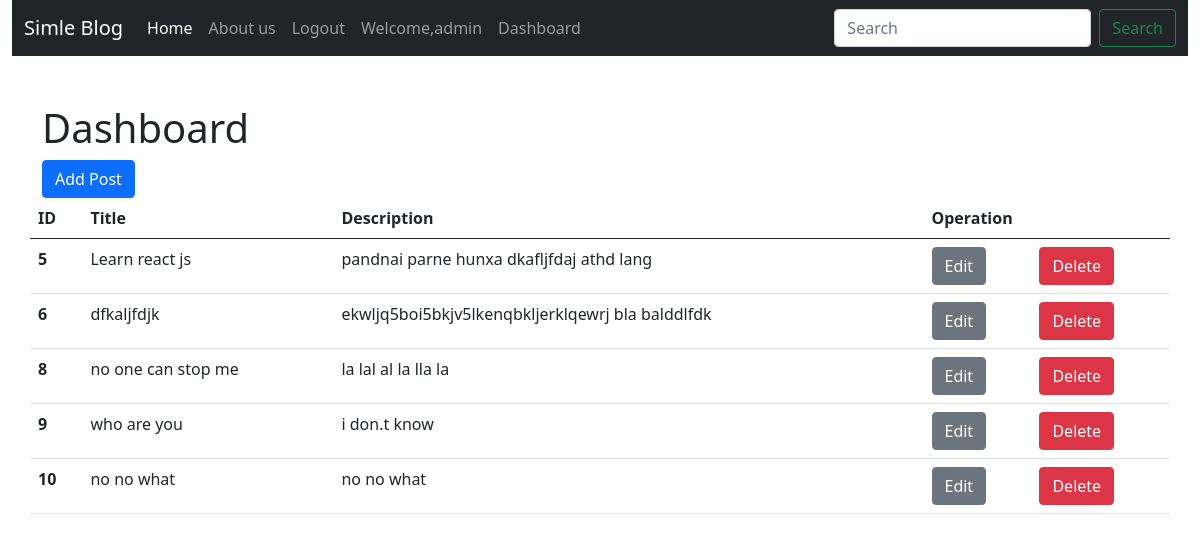
The page /dashboard/ (signed in) on the database its author committed.
### blog/models.py (models this page shows, shortened)
class Post(models.Model):
    title = models.CharField(max_length=255)
    description = models.TextField(null=True,blank=True)

### blog/views.py (the view)
# urls.py: path('dashboard/',views.dashboard,name='userDashboard'),
def dashboard(request):
    if request.user.is_authenticated:
        posts = Post.objects.all()
        return render(request,'blog/dashboard.html',{'posts':posts})
    else:
        return redirect('/')

### blog/templates/blog/dashboard.html
{% extends 'blog/base.html' %}
{% block content %}
<h1>Dashboard</h1>
<a href="{% url 'addPost' %}" class="btn btn-primary">Add Post</a>
<div class="row">
    <table class="table">
        <thead>
          <tr>
            <th scope="col">ID</th>
            <th scope="col">Title</th>
            <th scope="col">Description</th>
            <th scope="col" colspan="2">Operation</th>
          </tr>
        </thead>
        <tbody>
          {% for post in posts %}
          <tr>
            <th scope="row">{{post.id}}</th>
            <td>{{post.title}}</td>
            <td>{{post.description}}</td>
            <td><a href="{% url 'editPost' post.id %}" class="btn btn-secondary">Edit</a></td>
            <td>
              {%if perms.blog.delete_post %}
              <a href="{% url 'deletePost' post.id %}" class="btn btn-danger">Delete</a></td>
              {% endif %}
            </tr>
          {% endfor %}
        </tbody>
      </table>
</div>
{% endblock content%}

### blog/templates/blog/base.html (shortened to what this page needs)
{% load static %}
<!DOCTYPE html>
<html lang="en">
<head>
    <link rel="stylesheet" href="{% static 'blog/css/bootstrap.css' %}">
    <link rel="stylesheet" href="{% static 'blog/css/style.css' %}">
</head>
<body>
    <div class="container-fluid">
        {% include 'blog/navbar.html' %}
    </div>
    <div class="container my-5 ">
        {% block content %}
        {% endblock content %}
    </div>
</body>
</html>

### blog/templates/blog/navbar.html (shortened to what this page needs)
<nav class="navbar navbar-expand-lg bg-dark navbar-dark">
    <div class="container-fluid">
      <a class="navbar-brand" href="/">Simle Blog</a>
      <div class="collapse navbar-collapse" id="navbarSupportedContent">
        <ul class="navbar-nav me-auto mb-2 mb-lg-0">
          <li class="nav-item">
            <a class="nav-link active" aria-current="page" href="/">Home</a>
          </li>
          <li class="nav-item">
            <a class="nav-link" href="#">About us</a>
          </li>
          {% if request.user.is_authenticated %}
          <li class="nav-item">
            <a class="nav-link" href="{% url 'userLogout' %}">Logout</a>
          </li>
          <li class="nav-item">
            <a class="nav-link" href="{% url 'userRegister' %}">Welcome,{{request.user}}</a>
          </li>
          <li class="nav-item">
            <a class="nav-link" href="{% url 'userDashboard' %}">Dashboard</a>
          </li>
          {% endif %}
        </ul>
        <form class="d-flex" role="search">
          <input class="form-control me-2" type="search" placeholder="Search" aria-label="Search">
          <button class="btn btn-outline-success" type="submit">Search</button>
        </form>
      </div>
    </div>
  </nav>

### rows shown on the page
Post: id "5", title "Learn react js", description "pandnai parne hunxa dkafljfdaj athd lang"
Post: id "6", title "dfkaljfdjk", description "ekwljq5boi5bkjv5lkenqbkljerklqewrj bla balddlfdk"
Post: id "8", title "no one can stop me", description "la lal al la lla la"
Post: id "9", title "who are you", description "i don.t know"
Post: id "10", title "no no what", description "no no what"

### other values the page prints
{{ request.user }} "admin"
